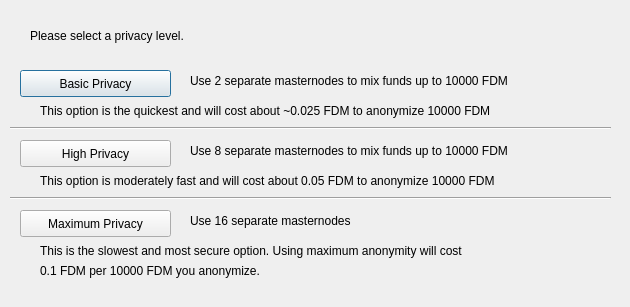
<?xml version="1.0" encoding="UTF-8"?>
<ui version="4.0">
 <class>ObfuscationConfig</class>
 <widget class="QDialog" name="ObfuscationConfig">
  <property name="geometry">
   <rect>
    <x>0</x>
    <y>0</y>
    <width>630</width>
    <height>307</height>
   </rect>
  </property>
  <property name="windowTitle">
   <string>Configure Obfuscation</string>
  </property>
  <widget class="QPushButton" name="buttonBasic">
   <property name="geometry">
    <rect>
     <x>20</x>
     <y>70</y>
     <width>151</width>
     <height>27</height>
    </rect>
   </property>
   <property name="text">
    <string>Basic Privacy</string>
   </property>
  </widget>
  <widget class="QPushButton" name="buttonHigh">
   <property name="geometry">
    <rect>
     <x>20</x>
     <y>140</y>
     <width>151</width>
     <height>27</height>
    </rect>
   </property>
   <property name="text">
    <string>High Privacy</string>
   </property>
  </widget>
  <widget class="QPushButton" name="buttonMax">
   <property name="geometry">
    <rect>
     <x>20</x>
     <y>210</y>
     <width>151</width>
     <height>27</height>
    </rect>
   </property>
   <property name="text">
    <string>Maximum Privacy</string>
   </property>
  </widget>
  <widget class="QLabel" name="label">
   <property name="geometry">
    <rect>
     <x>30</x>
     <y>20</y>
     <width>571</width>
     <height>31</height>
    </rect>
   </property>
   <property name="text">
    <string>Please select a privacy level.</string>
   </property>
  </widget>
  <widget class="QLabel" name="label_2">
   <property name="geometry">
    <rect>
     <x>190</x>
     <y>70</y>
     <width>421</width>
     <height>21</height>
    </rect>
   </property>
   <property name="text">
    <string>Use 2 separate masternodes to mix funds up to 10000 FDM</string>
   </property>
  </widget>
  <widget class="QLabel" name="label_3">
   <property name="geometry">
    <rect>
     <x>190</x>
     <y>140</y>
     <width>411</width>
     <height>21</height>
    </rect>
   </property>
   <property name="text">
    <string>Use 8 separate masternodes to mix funds up to 10000 FDM</string>
   </property>
  </widget>
  <widget class="QLabel" name="label_4">
   <property name="geometry">
    <rect>
     <x>190</x>
     <y>210</y>
     <width>421</width>
     <height>21</height>
    </rect>
   </property>
   <property name="text">
    <string>Use 16 separate masternodes</string>
   </property>
  </widget>
  <widget class="QLabel" name="label_6">
   <property name="geometry">
    <rect>
     <x>40</x>
     <y>100</y>
     <width>561</width>
     <height>21</height>
    </rect>
   </property>
   <property name="text">
    <string>This option is the quickest and will cost about ~0.025 FDM to anonymize 10000 FDM</string>
   </property>
  </widget>
  <widget class="QLabel" name="label_7">
   <property name="geometry">
    <rect>
     <x>40</x>
     <y>170</y>
     <width>561</width>
     <height>21</height>
    </rect>
   </property>
   <property name="text">
    <string>This option is moderately fast and will cost about 0.05 FDM to anonymize 10000 FDM</string>
   </property>
  </widget>
  <widget class="QLabel" name="label_8">
   <property name="geometry">
    <rect>
     <x>40</x>
     <y>240</y>
     <width>561</width>
     <height>21</height>
    </rect>
   </property>
   <property name="text">
    <string>This is the slowest and most secure option. Using maximum anonymity will cost</string>
   </property>
  </widget>
  <widget class="QLabel" name="label_9">
   <property name="geometry">
    <rect>
     <x>40</x>
     <y>260</y>
     <width>561</width>
     <height>21</height>
    </rect>
   </property>
   <property name="text">
    <string>0.1 FDM per 10000 FDM you anonymize.</string>
   </property>
  </widget>
  <widget class="Line" name="line">
   <property name="geometry">
    <rect>
     <x>10</x>
     <y>120</y>
     <width>601</width>
     <height>16</height>
    </rect>
   </property>
   <property name="orientation">
    <enum>Qt::Horizontal</enum>
   </property>
  </widget>
  <widget class="Line" name="line_2">
   <property name="geometry">
    <rect>
     <x>10</x>
     <y>190</y>
     <width>601</width>
     <height>16</height>
    </rect>
   </property>
   <property name="orientation">
    <enum>Qt::Horizontal</enum>
   </property>
  </widget>
 </widget>
 <resources/>
 <connections/>
</ui>
